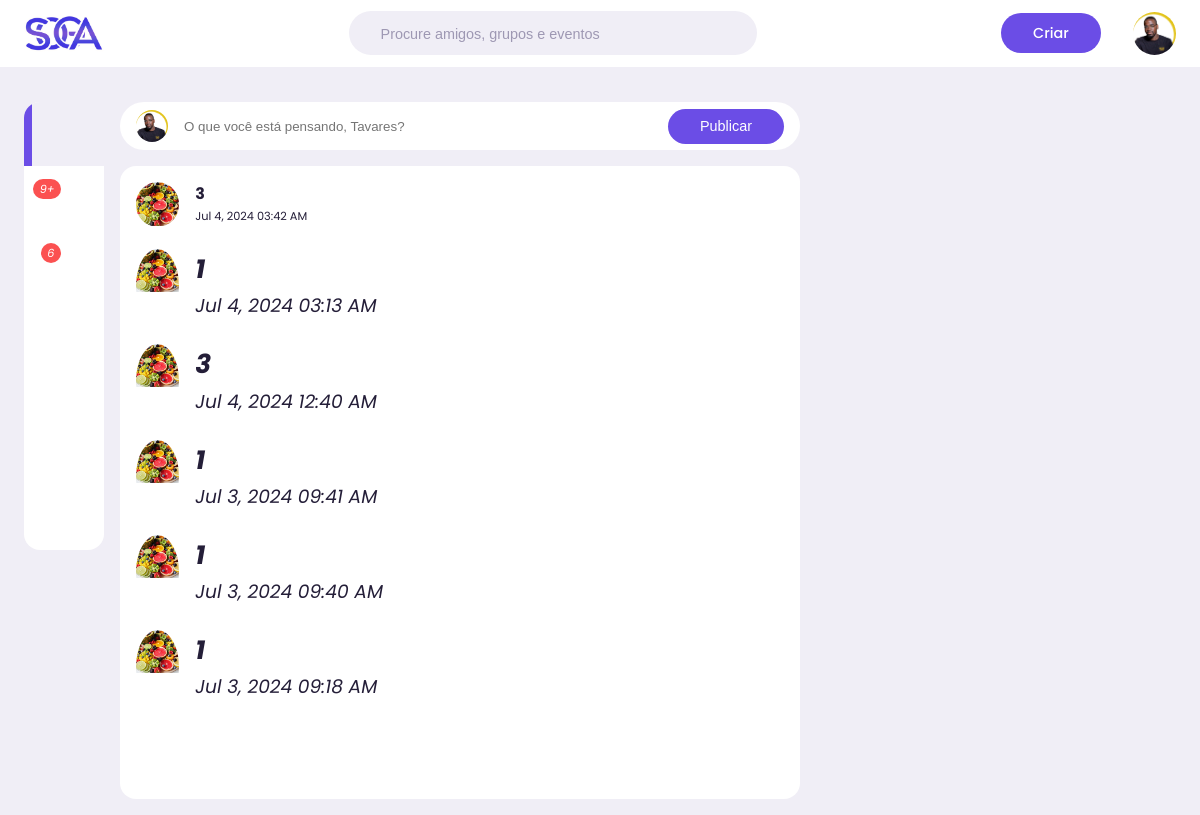
The app's page /pagina-inicial.php (signed in) with its own data.
### tables this page shows
CREATE TABLE `posts` (
  `id` int(11) NOT NULL,
  `user_id` int(11) NOT NULL,
  `title` varchar(255) NOT NULL,
  `content` text NOT NULL,
  `image` varchar(255) DEFAULT NULL,
  `created_at` timestamp NOT NULL DEFAULT current_timestamp()
);

### includes/fetch_posts.php (the view, shortened to what this page needs)
<?php
require 'conexao.php';
$sql = "SELECT * FROM posts ORDER BY created_at DESC";
$stmt = $connection->prepare($sql);
$stmt->execute();
while ($row = $stmt->fetch(PDO::FETCH_ASSOC)) {
    $username = $row['user_id'];
    $createdAt = $row['created_at'];
  echo "<div class='feed'>";
  echo "  <div class='head'>";
  echo "    <div class='user'>";
  echo "      <div class='profile-photo'>";
  echo "        <img src='./issets/images/profile-13.jpg'>";
  echo "      </div>";
  echo "      <div class='info'>";
  echo "        <h3>" . $username . "</h3>";
  echo "        <small>" . date('M j, Y h:i A', strtotime($createdAt)) . "</small>";
  echo "      </div>";
  echo "    </div>";
  echo "  </div>";
  echo "  <div class='action-buttons'>";
  echo "    <div class='interaction-buttons'>";
  echo "      <span><i class='uil uil-share";
}
?>

### pagina-inicial.php (shortened to what this page needs)
<?php
require './includes/modulos.php';
?>
<!DOCTYPE html>
<html lang="en">
<head>
    <link rel="stylesheet" href="https://unicons.iconscout.com/release/v2.1.6/css/unicons.css">
    <link rel="stylesheet" href="./issets/css/style.css">
</head>
<body>
    <nav>
        <div class="container">
            <img class="img-logo" src="./issets/images/SOGA.png">
            <div class="search-bar">
                <input type="search" placeholder="Procure amigos, grupos e eventos">
            </div>
            <div class="create">
                <label class="btn btn-primary" for="create-post">Criar</label>
                <div class="profile-photo">
                    <img src="./issets/images/TAVARES.jpg" alt="">
                </div>
            </div>
        </div>
    </nav>
    <main>
        <div class="container">
            <div class="left">
                <div class="sidebar">
                    <a class="menu-item active">
                        <span><i class="uil uil-home"></i></span>
                    </a>
                    <a class="menu-item"  id="notifications">
                        <span><i class="uil uil-bell"><small class="notification-count">9+</small></i></span>
                    </a>
                    <a class="menu-item" id="messages-notifications">
                        <span><i class="uil uil-envelope-alt"><small class="notification-count">6</small></i></span>
                    </a>
                    <a class="menu-item">
                        <span><i class="uil uil-bookmark"></i></span>
                    </a>
                    <a class="menu-item">
                        <span><i class="uil uil-chart-line"></i></span>
                    </a>
                    <a class="menu-item" id="theme">
                        <span><i class="uil uil-palette"></i></span>
                    </a>
                    <a class="menu-item">
                        <span><i class="uil uil-setting"></i></span>
                    </a>
                </div>
            </div>
            <div class="middle">
                <form action="./includes/save_post.php" method="POST" class="create-post">
                    <div class="profile-photo">
                        <img src="./issets/images/TAVARES.jpg">
                    </div>
                    <input type="text" name="postContent" placeholder="O que você está pensando, Tavares?" id="create-post">
                    <input type="submit" value="Publicar" class="btn btn-primary">
                </form>
                <div class="feeds">
                    <?php
                    include './includes/fetch_posts.php';?>
            </div>
        </div>
    </main>
</body>
</html>

### issets/css/style.css (style rules this page uses)
:root { --primary-color-hue: 252; --dark-color-lightness: 17%; --light-color-lightness: 95%; --white-color-lightness: 100%; --color-white: hsl(252, 30%, var(--white-color-lightness)); --color-light: hsl(252, 30%, var(--light-color-lightness)); --color-grey: hsl(252, 15%, 65%); --color-primary: hsl(var(--primary-color-hue), 75%, 60%); --color-secondary: hsl(252, 100%, 90%); --color-success: hsl(120, 95%, 65%); --color-danger: hsl(0, 95%, 65%); --color-dark: hsl(252, 30%, var(--dark-color-lightness)); --color-black: hsl(252, 30%, 10%); --border-radius: 2rem; --card-border-radius: 1rem; --btn-padding: 0.6rem 2rem; --search-padding: 0.6rem 1rem; --card-padding: 1rem; --sticky-top-left: 5.4rem; --sticky-top-right: -18rem; }
*, *::before, *::after { margin: 0; padding: 0; outline: 0; box-sizing: border-box; text-decoration: none; list-style: none; border: none; }
body { font-family: 'Poppins', sans-serif; color: var(--color-dark); background: var(--color-light); overflow-x: hidden; }
.container { width: 80%; margin: 0 auto; }
.img-logo { width: 5rem; }
.profile-photo { width: 2.7rem; aspect-ratio: 1/1; border-radius: 50%; overflow: hidden; }
img { display: block; width: 100%; }
.btn { display: inline-block; padding: var(--btn-padding); font-weight: 500; border-radius: var(--border-radius); cursor: pointer; transition: all 300ms ease; font-size: 0.9rem; }
.btn-primary { background: var(--color-primary); color: var(--color-white); }
nav { width: 100%; background: var(--color-white); padding: 0.7rem 0; position: fixed; top: 0; z-index: 10; }
nav .container { display: flex; align-items: center; justify-content: space-between; }
.search-bar { background: var(--color-light); border-radius: var(--border-radius); padding: var(--search-padding); }
.search-bar input[type="search"] { background: transparent; width: 30vw; margin-left: 1rem; font-size: 0.9rem; color: var(--color-dark); }
nav .search-bar input[type="search"]::placeholder { color: var(--color-grey); }
nav .create { display: flex; align-items: center; gap: 2rem; }
main { position: relative; top: 5.4rem; }
main .container { display: grid; grid-template-columns: 18vw auto 20vw; column-gap: 2rem; position: relative; }
main .container .left { height: max-content; position: sticky; top: var(--sticky-top-left); }
.left .sidebar { margin-top: 1rem; background: var(--color-white); border-radius: var(--card-border-radius); }
.left .sidebar .menu-item { display: flex; align-items: center; height: 4rem; cursor: pointer; transition: all 300ms ease; position: relative; }
.left .sidebar i { font-size: 1.4rem; color: var(--color-grey); margin-left: 2rem; position: relative; }
.left .sidebar i .notification-count { background: var(--color-danger); color: white; font-size: 0.7rem; width: fit-content; border-radius: 0.8rem; padding: 0.1rem 0.4rem; position: absolute; top: -0.2rem; right: -0.3rem; }
.left .sidebar .active { background: var(--color-light); }
.left .sidebar .active::before { content: ""; display: block; width: 0.5rem; height: 100%; position: absolute; background: var(--color-primary); }
.left .sidebar .menu-item:first-child.active { border-top-left-radius: var(--card-border-radius); overflow: hidden; }
.middle .create-post { width: 100%; display: flex; align-items: center; justify-content: space-between; margin-top: 1rem; background: var(--color-white); padding: 0.4rem var(--card-padding); border-radius: var(--border-radius); }
.middle .create-post input[type="text"] { width: 100%; justify-self: start; padding-left: 1rem; background: transparent; color: var(--color-dark); margin-right: 1rem; }
.middle .feeds .feed { background: var(--color-white); border-radius: var(--card-border-radius); padding: var(--card-padding); margin: 1rem 0; font-size: 0.85rem; line-height: 1.5; }
.middle .feed .head { display: flex; justify-content: space-between; }
.middle .feed .user { display: flex; gap: 1rem; }
.middle .feed .action-buttons { display: flex; justify-content: space-between; align-items: center; font-size: 1.4rem; margin: 0.6rem 0; }
@media screen and (max-width: 1200px) { .container { width: 96%; } }
@media screen and (max-width: 1200px) { main .container { grid-template-columns: 5rem auto 30vw; gap: 1rem; } }
@media screen and (max-width: 1200px) { .left { width: 5rem; z-index: 5; } }

### records on screen
posts: user "3", created_at "Jul 4, 2024 03:42 AM"
posts: user "1", created_at "Jul 4, 2024 03:13 AM"
posts: user "3", created_at "Jul 4, 2024 12:40 AM"
posts: user "1", created_at "Jul 3, 2024 09:41 AM"
posts: user "1", created_at "Jul 3, 2024 09:40 AM"
posts: user "1", created_at "Jul 3, 2024 09:18 AM"
